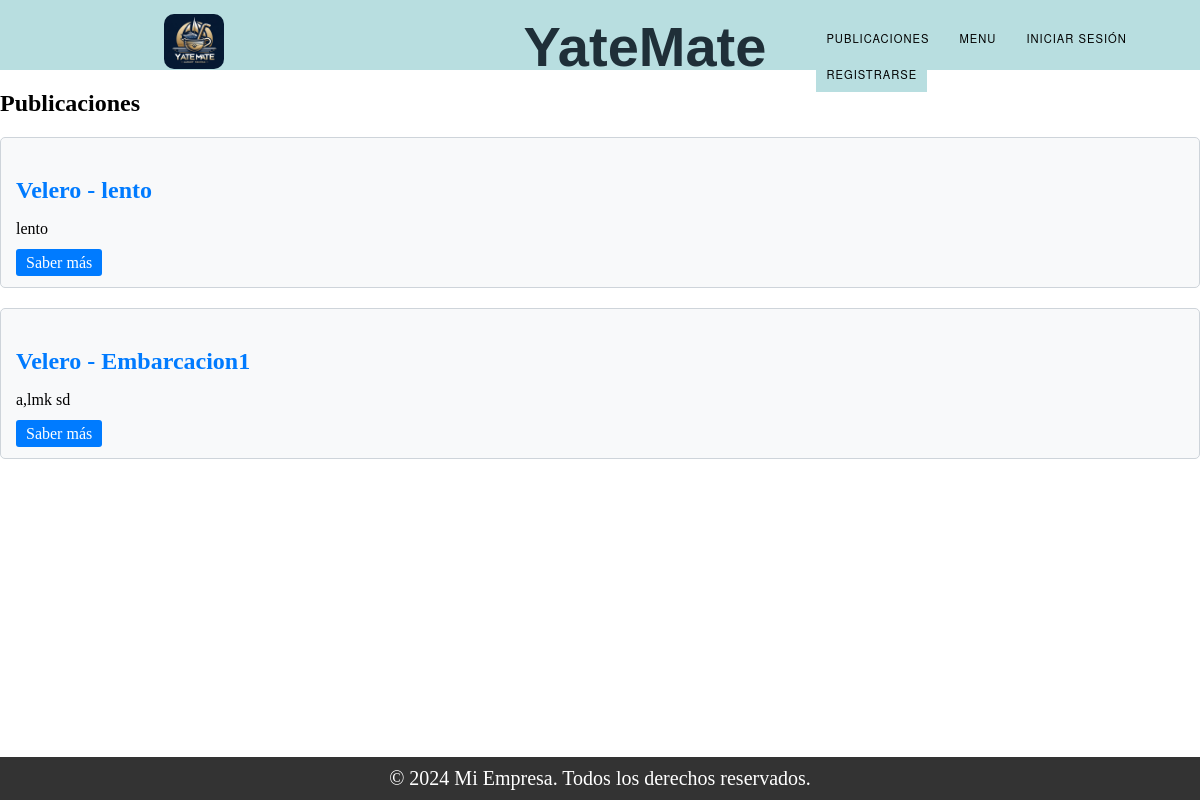
Page /list_publication_boat/ on the earlier database version.
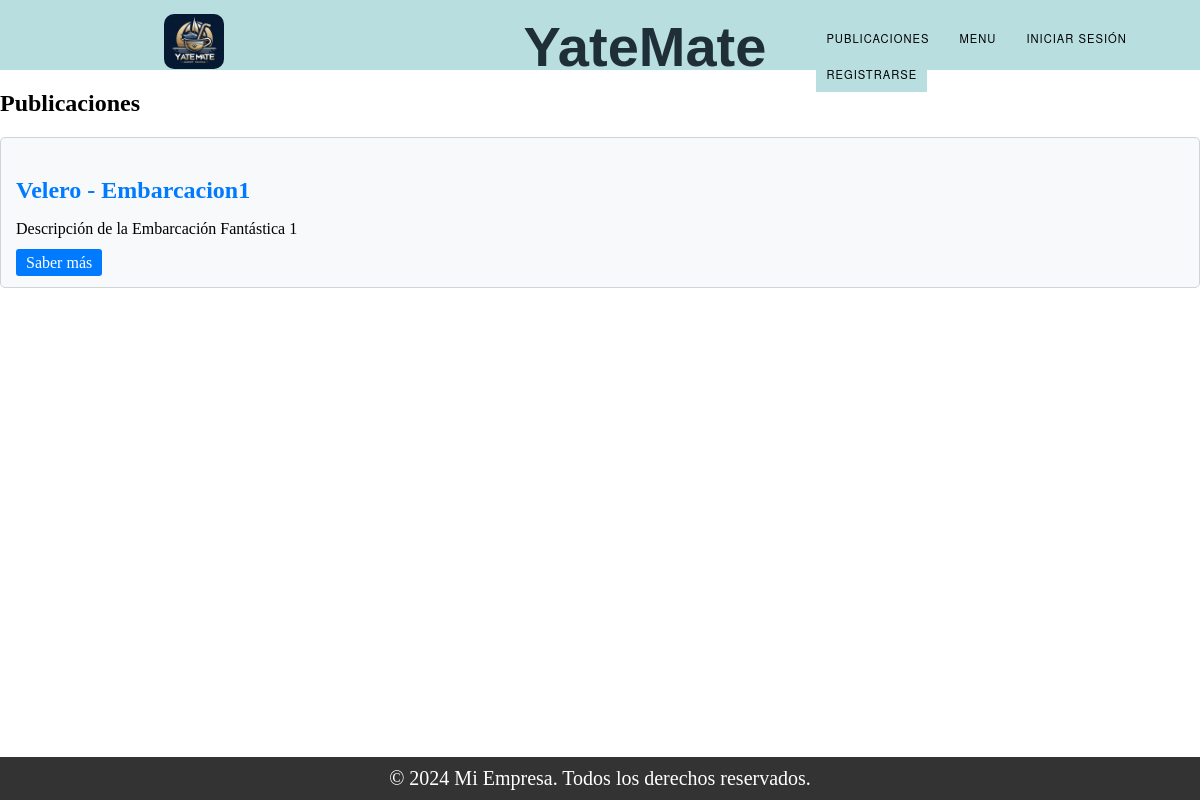
Same page on the later database version.
### Trueque/models.py (models this page shows, shortened)
class Publicacion_Embarcacion(models.Model):
    ESTADO_CHOICES = (
        ('Vigente', 'Vigente'),
        ('Proceso', 'Proceso'),
        ('Finalizado', 'Finalizado'),
    )
    embarcacion = models.ForeignKey(Embarcacion, on_delete=models.CASCADE)
    descripcion = models.TextField()
    estado = models.CharField(max_length=50)

### Register/models.py (models this page shows, shortened)
class Embarcacion(models.Model):
    TIPOS = (
        ('Velero', 'Velero'),
        ('Yate', 'Yate'),
        ('Lancha', 'Lancha'),
        ('Barco', 'Barco'),
    )
    eslora = models.FloatField()
    manga = models.FloatField()
    calado = models.FloatField()
    matricula = models.CharField(max_length=20, unique=True)
    nombre_fantasia = models.CharField(max_length=255)
    foto = models.ImageField(upload_to='static/img_b', null=True, blank=True)
    dueno = models.ForeignKey(User, on_delete=models.SET_NULL, null=True)
    tipo = models.CharField(max_length=20, choices=TIPOS)

### Trueque/views.py (the view)
# urls.py: path("list_publication_boat/", views.list_publication_boat, name="list_publication_boat"),
def list_publication_boat(request):
    embarcaciones_vigentes = Publicacion_Embarcacion.objects.filter(estado='Vigente')
    return render(request, "list_publication_boat.html", {'embarcaciones_vigentes': embarcaciones_vigentes,'tipo_objetos': 'Embarcaciones',})

### Trueque/context_processors.py (called while the page is built)
def conversaciones_usuario(request):
    user_id = request.session.get('user_id')
    if user_id:
        conversaciones = Conversacion.objects.filter(Q(dueño_publicacion=user_id) | Q(solicitante=user_id))
        return {'conversaciones_usuario': conversaciones}
    else:
        return {'conversaciones_usuario': []}

### Trueque/templates/list_publication_boat.html (shortened to what this page needs)
{% extends "base.html" %}
{% block content %}
{% if embarcaciones_vigentes %}
    <h2>Publicaciones</h2>
    {% for embarcacion in  embarcaciones_vigentes %}
        <div class="card">
            <h3 class="card-title">{{ embarcacion.embarcacion.tipo }} - {{ embarcacion.embarcacion.nombre_fantasia }}</h3>
            <p>{{ embarcacion.descripcion|truncatechars:70 }}</p>
            <a href="{% url 'saber_mas' id=embarcacion.id tipo_objetos=tipo_objetos %}" class="btn btn-card">Saber más</a>
        </div>
    {% endfor %}
{% else %}
    <p>No se cuenta con Publicaciones.</p>
{% endif %}
{% endblock %}

Differences in the rows shown:
removed Publicacion_Embarcacion: embarcacion.tipo "Velero", embarcacion.nombre_fantasia "lento", descripcion "lento"
removed Publicacion_Embarcacion: embarcacion.tipo "Velero", embarcacion.nombre_fantasia "Embarcacion1", descripcion "a,lmk sd"
added Publicacion_Embarcacion: embarcacion.tipo "Velero", embarcacion.nombre_fantasia "Embarcacion1", descripcion "Descripción de la Embarcación Fantástica 1"
